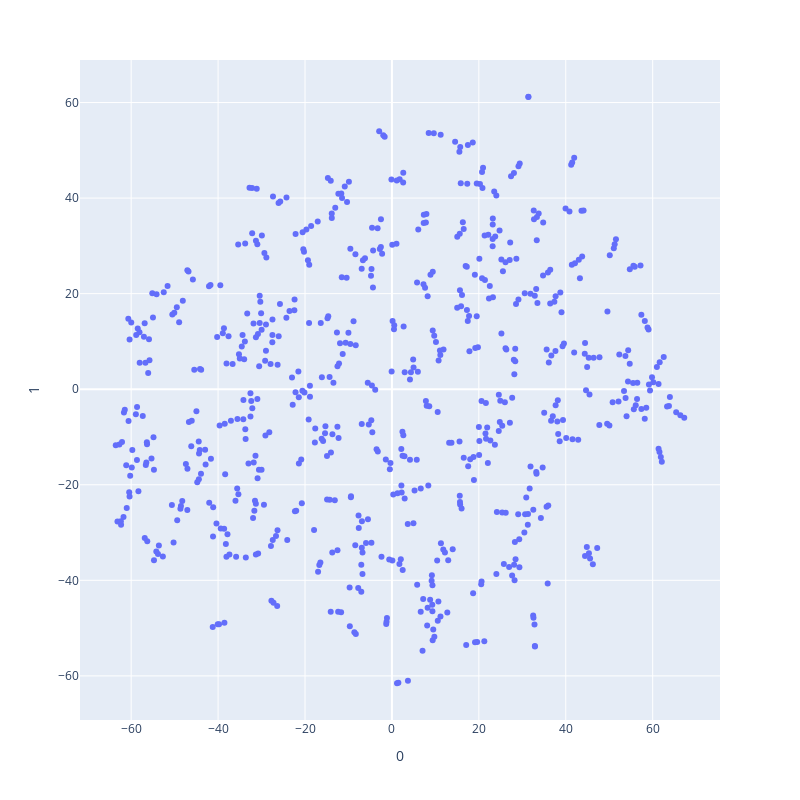

Write notebook code for a chart like this one.
### Code cell
fig = px.scatter(
    projections, 
    x=0, y=1,
    hover_name = np.array(vocab),
    width=800, 
    height=800
)
fig.show()

### Figure 1 — Plotly figure (JSON) as saved in the notebook; plotly's stock layout.template omitted (floating-point values rounded to 4 significant figures; data arrays with more than 128 entries replaced by an {"elided": "..."} marker saying what was removed)
{"data": [{"hovertemplate": "<b>%{hovertext}</b><br><br>0=%{x}<br>1=%{y}<extra></extra>", "hovertext": {"elided": "675 str values"}, "legendgroup": "", "marker": {"color": "#636efa", "symbol": "circle"}, "mode": "markers", "name": "", "orientation": "v", "showlegend": false, "type": "scatter", "x": {"elided": "675 float values"}, "xaxis": "x", "y": {"elided": "675 float values"}, "yaxis": "y"}], "layout": {"height": 800, "legend": {"tracegroupgap": 0}, "margin": {"t": 60}, "width": 800, "xaxis": {"anchor": "y", "autorange": true, "domain": [0, 1], "range": [-71.77, 75.49], "title": {"text": "0"}, "type": "linear"}, "yaxis": {"anchor": "x", "autorange": true, "domain": [0, 1], "range": [-69.23, 68.9], "title": {"text": "1"}, "type": "linear"}}}
